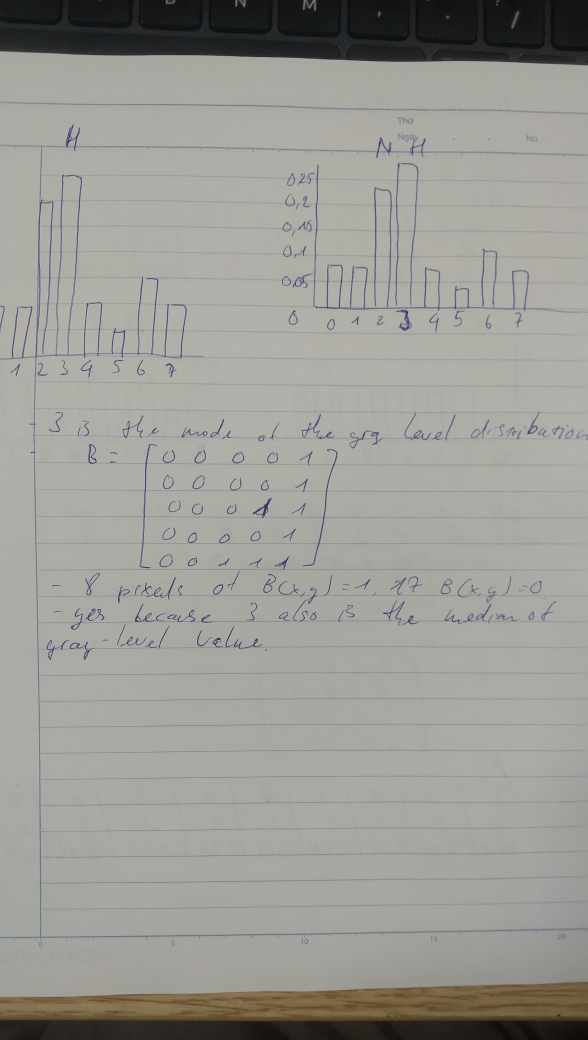
#> input picture labwork1/IMG_20260516_130324.jpg, 2352 x 4160 px (shown at 1/4 size)
$ python B1.py labwork1/IMG_20260516_130311.jpg labwork1/IMG_20260516_130324.jpg
#> lines starting #> are read from the running program, lines starting #| are printed output that depends on the picture
#> in main, input_img is the input picture: shape (4160, 2352, 3); mean B, G, R 150, 155.1, 155.9
#!/usr/bin/env python3

import os
import sys

import cv2
import numpy as np
from numpy.typing import NDArray

def grayscale(image):
    r = image[:, :, 2]
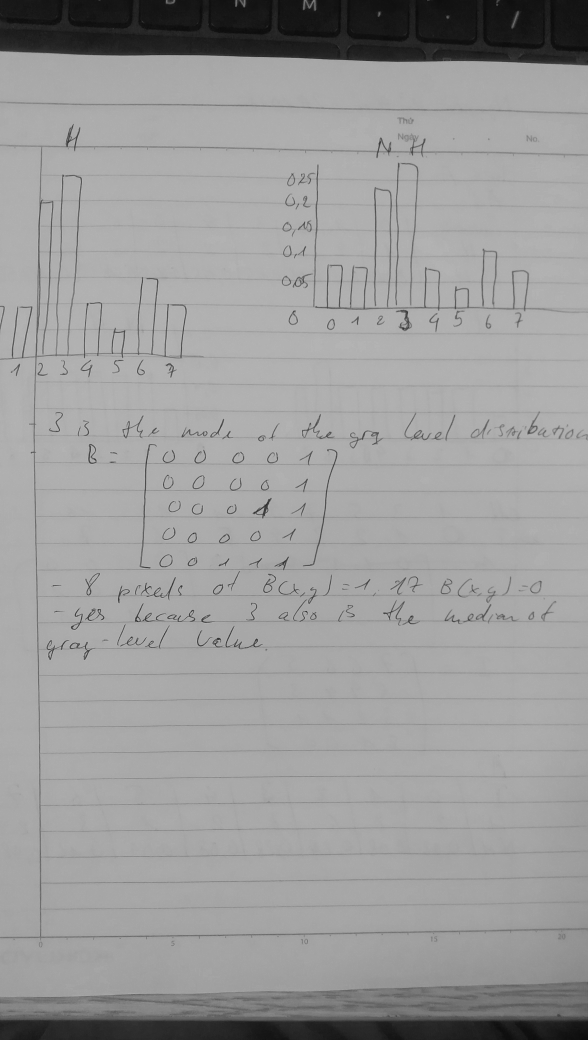
#> r: shape (4160, 2352) (shown at 1/4 size); min 1, max 208, mean 155.9
    g = image[:, :, 1]
    b = image[:, :, 0]
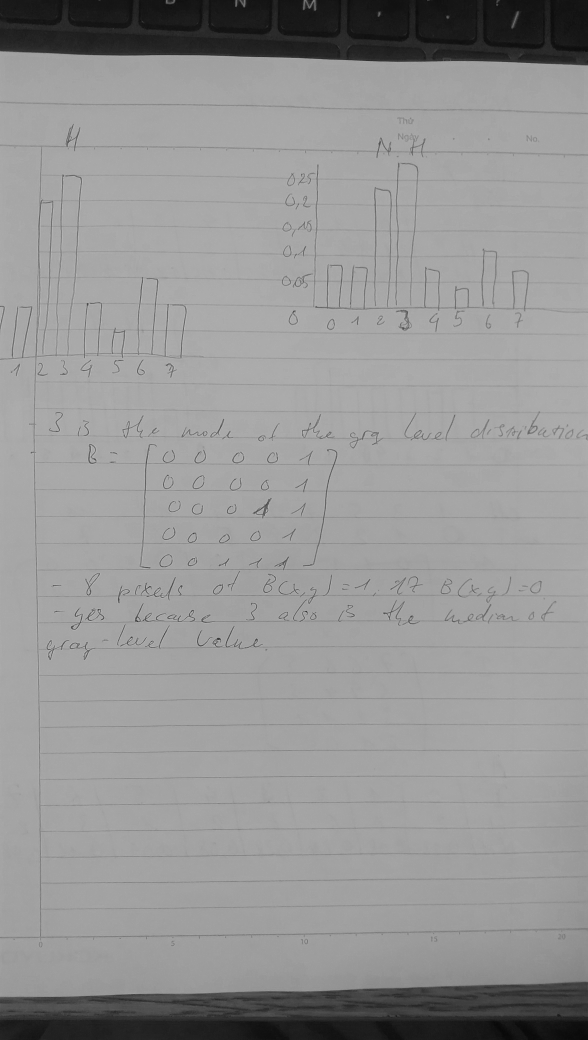
#> b: shape (4160, 2352) (shown at 1/4 size); min 1, max 211, mean 150
    gray = 0.2126 * r + 0.7152 * g + 0.0722 * b
    return gray.astype(np.uint8)

def histogram(gray, h, w):
    hist = compute_histogram(gray, h, w)
    print_histogram(hist)

# [66 lines left out: functions compute_histogram, print_histogram, ehistogram, equalize_histogram, resize, print_info, not called in this run]

def contrast_control(gray, contrast):
    adjusted = np.clip(gray * contrast, 0, 255).astype(np.uint8)
    return adjusted

def brightness_control(gray, brightness):
    adjusted = np.clip(gray + brightness, 0, 255).astype(np.uint8)
    return adjusted

def main():
    usage = \
"Usage: python B1.py <subcommand> <image_path>\n\
Subcommands:\n\
histogram: display histogram of the grayscale image \n\
ehistogram: apply histogram equalization to the grayscale image and display its histogram \n\
resize: resize to 150% of its original width and height \n\
info: print info size, number of channels, data type, min/max pixel valeu"

    if len(sys.argv) < 3:
        print(usage)
        sys.exit(1)

    subcommand = sys.argv[1]
    img_path = sys.argv[-1]

    input_img = cv2.imread(img_path)
    gray = grayscale(input_img)
    h= gray.shape[0]
#> h = 4160
    w= gray.shape[1]
#> w = 2352

    i_name, ext = os.path.splitext(img_path)
    gray_path = f"grayscaled_{i_name}{ext}"
    cv2.imwrite(gray_path, gray)

    if subcommand == "help":
        print(usage)
    elif subcommand == "histogram":
        histogram(gray, h, w)
    elif subcommand == "ehistogram":
        equalized = ehistogram(gray, h, w)
        out_path = f"equalized_{i_name}{ext}"
        cv2.imwrite(out_path, equalized)
    elif subcommand == "resize":
        resized = resize(gray, h, w)
        out_path = f"resized_{i_name}{ext}"
        cv2.imwrite(out_path, resized)
    elif subcommand == "info":
        print_info(input_img, h, w)
    else:
        print(f"invalid subcommand {subcommand}")
        print(usage)
#> (the run stopped early here; a loop or call above may not have finished)
